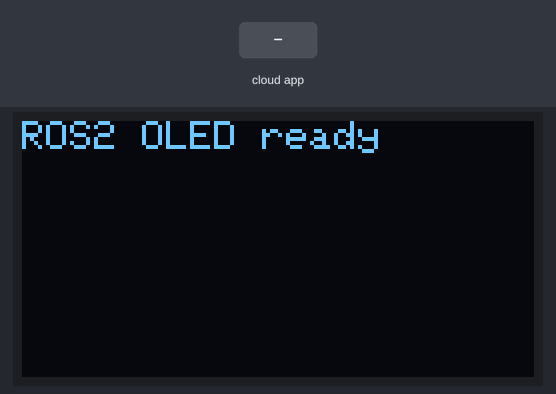
Bench run of a sketch on a simulated Arduino Uno, built with avr-gcc and run on an emulated ATmega328P. On the bench: 128×64 one-colour display. Inputs (shaded band) come from the test bench. The ROS host is connected and sends only what is stated.

Above: at 3.2 s.
3.3 s: the phone or cloud app sets oled to 0
At 3.6 s:
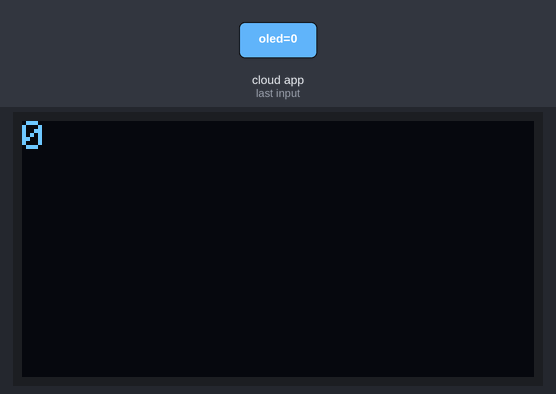
4.8 s: the phone or cloud app sets oled to 1
At 6.0 s:
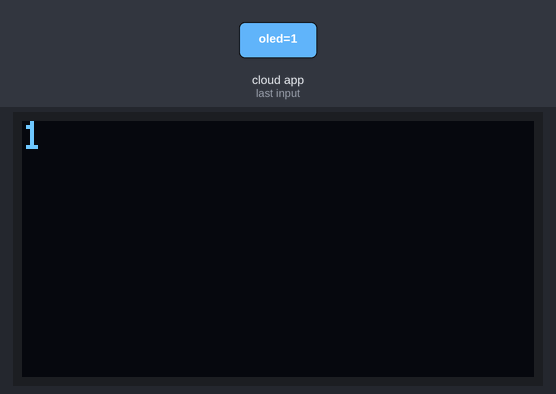
Timing chart, 0 to 7.8 s (numbered marks = the images above; inputs shaded):
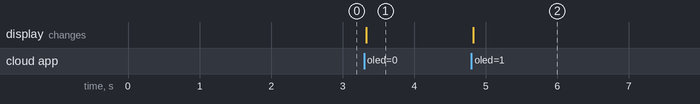

Measured:
- after the input at 3.3 s, the display: changes at once (image 1)
- after the input at 4.8 s, the display: changes at once (image 2)

The sketch:

oled.ino
```cpp
/*
 * oled.ino — tampilkan teks di OLED 128x64 via ROS2
 *
 * Subscribe ke topic /oled (String)
 * Format: teks, \n untuk baris baru (maks 4 baris)
 *
 * Board: Arduino UNO / ESP32
 *
 * BUTUH LIBRARY: Adafruit SSD1306 + Adafruit GFX
 *
 * KONEKSI FISIK:
 *
 *   Komponen       | Arduino UNO      | ESP32
 *   ------------------------------------------------
 *   VCC            | 5V               | 3.3V          (Merah)
 *   GND            | GND              | GND           (Hitam)
 *   SCL            | A5 (SCL)         | D22           (Biru)
 *   SDA            | A4 (SDA)         | D21           (Hijau)
 *
 *   Lihat wiring.md untuk diagram lengkap.
 */

// ═══════════════════════════════════════════════════════════════
// PENJELASAN DATA STRUCTURE — micro-ROS
// ═══════════════════════════════════════════════════════════════
//
// Berikut adalah data structure inti micro-ROS yang dipakai:
//
// 1. rcl_node_t
//    - Struktur yang merepresentasikan node ROS2 di C/C++.
//    - Setiap node punya nama unik (contoh: "led_node").
//    - Semua komunikasi ROS2 (pub/sub) terikat pada node.
//
// 2. rcl_publisher_t
//    - Struktur untuk MENGIRIM data ke topic ROS2.
//    - Diinisialisasi dengan rclc_publisher_init_default().
//    - Parameter: tipe pesan, nama topic, node.
//    - Method: rcl_publish() — kirim data.
//
// 3. rcl_subscription_t
//    - Struktur untuk MENERIMA data dari topic ROS2.
//    - Diinisialisasi dengan rclc_subscription_init_default().
//    - Parameter: tipe pesan, nama topic, callback function.
//    - Callback dipanggil OTOMATIS saat ada data masuk.
//
// 4. rclc_executor_t
//    - Struktur yang mengatur eksekusi callback.
//    - "Jantung" program micro-ROS — mirip rclpy.spin() di Python.
//    - Method: rclc_executor_spin_some() — proses callback yang pending.
//    - WAJIB ditambahkan publisher/subscriber/timer dengan add_*().
//
// 5. rclc_support_t
//    - Struktur untuk inisialisasi micro-ROS.
//    - Wajib dipanggil PERTAMA KALI di setup().
//    - rclc_support_init() — siapkan memory, allocator, dll.
//
// 6. rcl_allocator_t
//    - Struktur alokator memori untuk ROS2.
//    - rcl_get_default_allocator() — pakai default (heap).
//    - Digunakan saat inisialisasi node, publisher, subscriber.
//
// 7. rcl_timer_t
//    - Struktur timer untuk eksekusi periodik.
//    - rclc_timer_init_default() — buat timer dengan interval ms.
//    - Callback dipanggil setiap interval.
//
// 8. std_msgs__msg__*
//    - Tipe pesan ROS2 standar di C:
//      Bool    → bool data        (true/false)
//      Int32   → int32_t data     (angka bulat)
//      Float32 → float data       (angka desimal)
//      Float64 → double data      (angka desimal presisi ganda)
//      String  → char[] data      (teks)
//════════════════════════════════════════════════════════════════


#include <micro_ros_arduino.h>
#include <rcl/rcl.h>
#include <rclc/rclc.h>
#include <rclc/executor.h>
#include <std_msgs/msg/string.h>

#include <Wire.h>
// Adafruit_GFX.h: library grafis dasar (teks, garis, bentuk).
#include <Adafruit_GFX.h>
// Adafruit_SSD1306.h: library untuk OLED SSD1306 (128x64) via I2C.
#include <Adafruit_SSD1306.h>

// Resolusi OLED: 128 pixel lebar, 64 pixel tinggi.
#define SCREEN_WIDTH 128
#define SCREEN_HEIGHT 64

// Ganti 0x3C atau 0x3D sesuai OLED Anda.
// Parameter: (lebar, tinggi, koneksi I2C, reset pin).
// -1 = reset tidak terhubung (gunakan internal reset).
Adafruit_SSD1306 display(SCREEN_WIDTH, SCREEN_HEIGHT, &Wire, -1);

rclc_executor_t executor;
rclc_support_t support;
rcl_allocator_t allocator;
rcl_node_t node;
rcl_subscription_t subscriber;
std_msgs__msg__String msg;

// subscription_callback: terima teks dari topic /oled, tampilkan.
void subscription_callback(const void *msgin) {
  const std_msgs__msg__String *msg = (const std_msgs__msg__String *)msgin;
  String data = String(msg->data.data);

  display.clearDisplay();             // Hapus buffer display.
  display.setTextSize(1);             // Ukuran teks normal (1:1).
  display.setTextColor(SSD1306_WHITE);// Teks putih di OLED hitam.
  display.setCursor(0, 0);            // Mulai dari pojok kiri atas.

  // Bagi berdasarkan \n, maks 4 baris (keterbatasan layar).
  int baris = 0;
  int start = 0;
  while (baris < 4) {
    int idx = data.indexOf('\n', start);
    String line;
    if (idx >= 0) {
      // Potong dari start hingga newline.
      line = data.substring(start, idx);
      start = idx + 1;  // Loncat setelah newline.
    } else {
      // Baris terakhir (tanpa newline).
      line = data.substring(start);
      display.println(line);
      break;
    }
    display.println(line);
    baris++;
  }
  display.display();  // Kirim buffer ke OLED agar tampil.
}

void setup() {
  // Inisialisasi OLED dengan alamat I2C 0x3C.
  // SSD1306_SWITCHCAPVCC: mode power internal.
  if (!display.begin(SSD1306_SWITCHCAPVCC, 0x3C)) {
    Serial.println("ERROR: OLED tidak terdeteksi di 0x3C!");
    // Coba 0x3D (beberapa OLED versi lama).
    if (!display.begin(SSD1306_SWITCHCAPVCC, 0x3D)) {
      Serial.println("ERROR: OLED tidak terdeteksi!");
    }
  }
  display.clearDisplay();
  display.setTextSize(1);
  display.setTextColor(SSD1306_WHITE);
  display.setCursor(0, 0);
  display.println("ROS2 OLED ready");
  display.display();

  Serial.begin(115200);
  set_microros_serial_transports(Serial);
  delay(2000);

  allocator = rcl_get_default_allocator();
  rclc_support_init(&support, 0, NULL, &allocator);
  rclc_node_init_default(&node, "oled_node", "", &support);

  rclc_subscription_init_default(
    &subscriber, &node,
    ROSIDL_GET_MSG_TYPE_SUPPORT(std_msgs, msg, String),
    "oled"
  );

  rclc_executor_init(&executor, &support, 1, &allocator);
  rclc_executor_add_subscription(
    &executor, &subscriber, &msg,
    &subscription_callback, ON_NEW_DATA
  );
}

void loop() {
  rclc_executor_spin_some(&executor, RCL_MS_TO_NS(100));
  delay(10);
}
```
